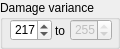
     <widget class="QGroupBox" name="groupBox_DamageVariance">
      <property name="geometry">
       <rect>
        <x>547</x>
        <y>435</y>
        <width>120</width>
        <height>49</height>
       </rect>
      </property>
      <property name="title">
       <string>Damage variance</string>
      </property>
      <widget class="QSpinBox" name="spinBox_DamageVariance_1">
       <property name="geometry">
        <rect>
         <x>10</x>
         <y>19</y>
         <width>42</width>
         <height>22</height>
        </rect>
       </property>
       <property name="maximum">
        <number>255</number>
       </property>
       <property name="value">
        <number>217</number>
       </property>
      </widget>
      <widget class="QSpinBox" name="spinBox_DamageVariance_2">
       <property name="enabled">
        <bool>false</bool>
       </property>
       <property name="geometry">
        <rect>
         <x>70</x>
         <y>19</y>
         <width>42</width>
         <height>22</height>
        </rect>
       </property>
       <property name="maximum">
        <number>255</number>
       </property>
       <property name="value">
        <number>255</number>
       </property>
      </widget>
      <widget class="QLabel" name="label_DamageVariance">
       <property name="geometry">
        <rect>
         <x>55</x>
         <y>24</y>
         <width>17</width>
         <height>13</height>
        </rect>
       </property>
       <property name="text">
        <string>to</string>
       </property>
      </widget>
     </widget>
